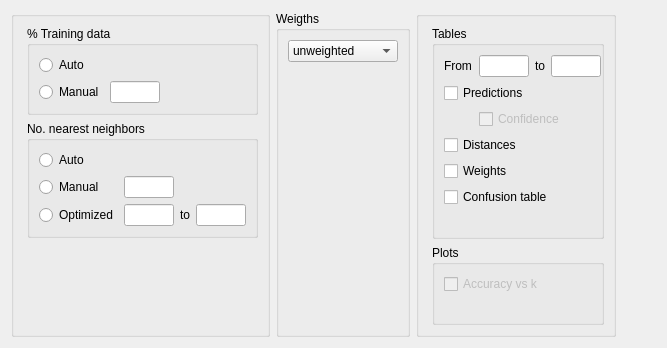
    <widget class="QWidget" name="advancedOptions_2" native="true">
     <layout class="QGridLayout" name="gridLayout_8">
      <item row="0" column="0">
       <widget class="BoundGroupBox" name="bayesFactorType_2">
        <property name="sizePolicy">
         <sizepolicy hsizetype="Fixed" vsizetype="Minimum">
          <horstretch>0</horstretch>
          <verstretch>0</verstretch>
         </sizepolicy>
        </property>
        <property name="title">
         <string/>
        </property>
        <property name="flat">
         <bool>false</bool>
        </property>
        <layout class="QGridLayout" name="gridLayout_16">
         <property name="leftMargin">
          <number>13</number>
         </property>
         <item row="0" column="0">
          <widget class="BoundGroupBox" name="percentageTrainingData">
           <property name="title">
            <string>% Training data</string>
           </property>
           <property name="flat">
            <bool>false</bool>
           </property>
           <layout class="QGridLayout" name="gridLayout_22">
            <item row="1" column="0">
             <widget class="QRadioButton" name="manual_1">
              <property name="sizePolicy">
               <sizepolicy hsizetype="Fixed" vsizetype="Fixed">
                <horstretch>0</horstretch>
                <verstretch>0</verstretch>
               </sizepolicy>
              </property>
              <property name="text">
               <string>Manual</string>
              </property>
             </widget>
            </item>
            <item row="1" column="1">
             <widget class="BoundTextBox" name="trainingDataManual">
              <property name="sizePolicy">
               <sizepolicy hsizetype="Fixed" vsizetype="Preferred">
                <horstretch>0</horstretch>
                <verstretch>0</verstretch>
               </sizepolicy>
              </property>
              <property name="minimumSize">
               <size>
                <width>50</width>
                <height>0</height>
               </size>
              </property>
              <property name="maximumSize">
               <size>
                <width>50</width>
                <height>16777215</height>
               </size>
              </property>
             </widget>
            </item>
            <item row="1" column="2">
             <spacer name="horizontalSpacer_2">
              <property name="orientation">
               <enum>Qt::Horizontal</enum>
              </property>
              <property name="sizeHint" stdset="0">
               <size>
                <width>40</width>
                <height>20</height>
               </size>
              </property>
             </spacer>
            </item>
            <item row="0" column="0">
             <widget class="QRadioButton" name="auto_1">
              <property name="sizePolicy">
               <sizepolicy hsizetype="Fixed" vsizetype="Fixed">
                <horstretch>0</horstretch>
                <verstretch>0</verstretch>
               </sizepolicy>
              </property>
              <property name="text">
               <string>Auto</string>
              </property>
             </widget>
            </item>
           </layout>
          </widget>
         </item>
         <item row="1" column="0">
          <widget class="BoundGroupBox" name="noOfNearestNeighbours">
           <property name="title">
            <string>No. nearest neighbors</string>
           </property>
           <property name="flat">
            <bool>false</bool>
           </property>
           <layout class="QGridLayout" name="gridLayout_17">
            <item row="1" column="0">
             <widget class="QRadioButton" name="manual_2">
              <property name="sizePolicy">
               <sizepolicy hsizetype="Fixed" vsizetype="Fixed">
                <horstretch>0</horstretch>
                <verstretch>0</verstretch>
               </sizepolicy>
              </property>
              <property name="text">
               <string>Manual</string>
              </property>
             </widget>
            </item>
            <item row="0" column="0">
             <widget class="QRadioButton" name="auto_2">
              <property name="sizePolicy">
               <sizepolicy hsizetype="Fixed" vsizetype="Fixed">
                <horstretch>0</horstretch>
                <verstretch>0</verstretch>
               </sizepolicy>
              </property>
              <property name="text">
               <string>Auto</string>
              </property>
             </widget>
            </item>
            <item row="1" column="1">
             <widget class="BoundTextBox" name="nearestNeighboursCount">
              <property name="sizePolicy">
               <sizepolicy hsizetype="Fixed" vsizetype="Preferred">
                <horstretch>0</horstretch>
                <verstretch>0</verstretch>
               </sizepolicy>
              </property>
              <property name="minimumSize">
               <size>
                <width>50</width>
                <height>0</height>
               </size>
              </property>
              <property name="maximumSize">
               <size>
                <width>50</width>
                <height>16777215</height>
               </size>
              </property>
             </widget>
            </item>
            <item row="2" column="2">
             <widget class="QLabel" name="label_to">
              <property name="text">
               <string>to</string>
              </property>
             </widget>
            </item>
            <item row="2" column="0">
             <widget class="QRadioButton" name="optimized_2">
              <property name="sizePolicy">
               <sizepolicy hsizetype="Fixed" vsizetype="Fixed">
                <horstretch>0</horstretch>
                <verstretch>0</verstretch>
               </sizepolicy>
              </property>
              <property name="text">
               <string>Optimized</string>
              </property>
             </widget>
            </item>
            <item row="2" column="1">
             <widget class="BoundTextBox" name="optimizedFrom">
              <property name="sizePolicy">
               <sizepolicy hsizetype="Fixed" vsizetype="Preferred">
                <horstretch>0</horstretch>
                <verstretch>0</verstretch>
               </sizepolicy>
              </property>
              <property name="minimumSize">
               <size>
                <width>50</width>
                <height>0</height>
               </size>
              </property>
              <property name="maximumSize">
               <size>
                <width>50</width>
                <height>16777215</height>
               </size>
              </property>
             </widget>
            </item>
            <item row="2" column="3">
             <widget class="BoundTextBox" name="optimizedTo">
              <property name="sizePolicy">
               <sizepolicy hsizetype="Fixed" vsizetype="Preferred">
                <horstretch>0</horstretch>
                <verstretch>0</verstretch>
               </sizepolicy>
              </property>
              <property name="minimumSize">
               <size>
                <width>50</width>
                <height>0</height>
               </size>
              </property>
              <property name="maximumSize">
               <size>
                <width>50</width>
                <height>16777215</height>
               </size>
              </property>
             </widget>
            </item>
           </layout>
          </widget>
         </item>
         <item row="2" column="0">
          <spacer name="verticalSpacer_6">
           <property name="orientation">
            <enum>Qt::Vertical</enum>
           </property>
           <property name="sizeHint" stdset="0">
            <size>
             <width>20</width>
             <height>40</height>
            </size>
           </property>
          </spacer>
         </item>
        </layout>
       </widget>
      </item>
      <item row="0" column="1">
       <widget class="BoundGroupBox" name="noOfTrees_2">
        <property name="title">
         <string>Weigths</string>
        </property>
        <property name="flat">
         <bool>false</bool>
        </property>
        <layout class="QGridLayout" name="gridLayout_13">
         <item row="0" column="0">
          <widget class="BoundComboBox" name="weights">
           <property name="enabled">
            <bool>true</bool>
           </property>
           <property name="minimumSize">
            <size>
             <width>110</width>
             <height>0</height>
            </size>
           </property>
           <property name="maximumSize">
            <size>
             <width>150</width>
             <height>16777215</height>
            </size>
           </property>
           <item>
            <property name="text">
             <string>unweighted</string>
            </property>
           </item>
           <item>
            <property name="text">
             <string>optimal</string>
            </property>
           </item>
           <item>
            <property name="text">
             <string>triangular</string>
            </property>
           </item>
           <item>
            <property name="text">
             <string>epanechnikov</string>
            </property>
           </item>
           <item>
            <property name="text">
             <string>biweight</string>
            </property>
           </item>
           <item>
            <property name="text">
             <string>triweight</string>
            </property>
           </item>
           <item>
            <property name="text">
             <string>cos</string>
            </property>
           </item>
           <item>
            <property name="text">
             <string>inv</string>
            </property>
           </item>
           <item>
            <property name="text">
             <string>Gaussian</string>
            </property>
           </item>
           <item>
            <property name="text">
             <string>rank</string>
            </property>
           </item>
          </widget>
         </item>
         <item row="1" column="0">
          <spacer name="verticalSpacer_7">
           <property name="orientation">
            <enum>Qt::Vertical</enum>
           </property>
           <property name="sizeHint" stdset="0">
            <size>
             <width>20</width>
             <height>40</height>
            </size>
           </property>
          </spacer>
         </item>
        </layout>
       </widget>
      </item>
      <item row="0" column="3" colspan="2">
       <widget class="BoundGroupBox" name="bayesFactorType_3">
        <property name="sizePolicy">
         <sizepolicy hsizetype="Fixed" vsizetype="Minimum">
          <horstretch>0</horstretch>
          <verstretch>0</verstretch>
         </sizepolicy>
        </property>
        <property name="minimumSize">
         <size>
          <width>200</width>
          <height>0</height>
         </size>
        </property>
        <property name="maximumSize">
         <size>
          <width>100</width>
          <height>16777215</height>
         </size>
        </property>
        <property name="title">
         <string/>
        </property>
        <property name="flat">
         <bool>false</bool>
        </property>
        <layout class="QGridLayout" name="gridLayout_18">
         <property name="leftMargin">
          <number>13</number>
         </property>
         <item row="1" column="0">
          <widget class="GroupBox" name="plots">
           <property name="minimumSize">
            <size>
             <width>0</width>
             <height>80</height>
            </size>
           </property>
           <property name="maximumSize">
            <size>
             <width>300</width>
             <height>80</height>
            </size>
           </property>
           <property name="title">
            <string>Plots</string>
           </property>
           <layout class="QGridLayout" name="gridLayout_10">
            <item row="0" column="0">
             <widget class="BoundCheckBox" name="plotErrorVsK">
              <property name="enabled">
               <bool>false</bool>
              </property>
              <property name="text">
               <string>Accuracy vs k</string>
              </property>
             </widget>
            </item>
            <item row="1" column="0">
             <spacer name="verticalSpacer_10">
              <property name="orientation">
               <enum>Qt::Vertical</enum>
              </property>
              <property name="sizeHint" stdset="0">
               <size>
                <width>20</width>
                <height>40</height>
               </size>
              </property>
             </spacer>
            </item>
           </layout>
          </widget>
         </item>
         <item row="0" column="0">
          <widget class="GroupBox" name="tables">
           <property name="title">
            <string>Tables</string>
           </property>
           <layout class="QGridLayout" name="gridLayout_9">
            <item row="0" column="0">
             <widget class="QLabel" name="label_7">
              <property name="text">
               <string>From</string>
              </property>
             </widget>
            </item>
            <item row="0" column="1" colspan="2">
             <widget class="BoundTextBox" name="predictionsFrom">
              <property name="enabled">
               <bool>true</bool>
              </property>
              <property name="minimumSize">
               <size>
                <width>50</width>
                <height>0</height>
               </size>
              </property>
              <property name="maximumSize">
               <size>
                <width>50</width>
                <height>16777215</height>
               </size>
              </property>
             </widget>
            </item>
            <item row="0" column="3">
             <widget class="QLabel" name="label">
              <property name="text">
               <string>to</string>
              </property>
             </widget>
            </item>
            <item row="0" column="4">
             <widget class="BoundTextBox" name="predictionsTo">
              <property name="enabled">
               <bool>true</bool>
              </property>
              <property name="minimumSize">
               <size>
                <width>50</width>
                <height>0</height>
               </size>
              </property>
              <property name="maximumSize">
               <size>
                <width>50</width>
                <height>16777215</height>
               </size>
              </property>
             </widget>
            </item>
            <item row="0" column="5">
             <spacer name="horizontalSpacer_5">
              <property name="orientation">
               <enum>Qt::Horizontal</enum>
              </property>
              <property name="sizeHint" stdset="0">
               <size>
                <width>40</width>
                <height>20</height>
               </size>
              </property>
             </spacer>
            </item>
            <item row="1" column="0" colspan="3">
             <widget class="BoundCheckBox" name="tablePredictions">
              <property name="sizePolicy">
               <sizepolicy hsizetype="Fixed" vsizetype="Fixed">
                <horstretch>0</horstretch>
                <verstretch>0</verstretch>
               </sizepolicy>
              </property>
              <property name="text">
               <string>Predictions</string>
              </property>
             </widget>
            </item>
            <item row="2" column="1" colspan="4">
             <widget class="BoundCheckBox" name="tablePredictionsConfidence">
              <property name="enabled">
               <bool>false</bool>
              </property>
              <property name="sizePolicy">
               <sizepolicy hsizetype="Fixed" vsizetype="Fixed">
                <horstretch>0</horstretch>
                <verstretch>0</verstretch>
               </sizepolicy>
              </property>
              <property name="layoutDirection">
               <enum>Qt::LeftToRight</enum>
              </property>
              <property name="text">
               <string>Confidence</string>
              </property>
             </widget>
            </item>
            <item row="3" column="0" colspan="3">
             <widget class="BoundCheckBox" name="tableDistances">
              <property name="sizePolicy">
               <sizepolicy hsizetype="Fixed" vsizetype="Fixed">
                <horstretch>0</horstretch>
                <verstretch>0</verstretch>
               </sizepolicy>
              </property>
              <property name="text">
               <string>Distances</string>
              </property>
             </widget>
            </item>
            <item row="4" column="0" colspan="3">
             <widget class="BoundCheckBox" name="tableWeights">
              <property name="sizePolicy">
               <sizepolicy hsizetype="Fixed" vsizetype="Fixed">
                <horstretch>0</horstretch>
                <verstretch>0</verstretch>
               </sizepolicy>
              </property>
              <property name="text">
               <string>Weights</string>
              </property>
             </widget>
            </item>
            <item row="5" column="0" rowspan="2" colspan="5">
             <widget class="BoundCheckBox" name="confusionTable">
              <property name="minimumSize">
               <size>
                <width>100</width>
                <height>0</height>
               </size>
              </property>
              <property name="text">
               <string>Confusion table</string>
              </property>
              <property name="checked">
               <bool>false</bool>
              </property>
             </widget>
            </item>
            <item row="6" column="1">
             <widget class="QWidget" name="widget" native="true">
              <property name="minimumSize">
               <size>
                <width>10</width>
                <height>0</height>
               </size>
              </property>
              <property name="maximumSize">
               <size>
                <width>10</width>
                <height>16777215</height>
               </size>
              </property>
             </widget>
            </item>
            <item row="7" column="2">
             <widget class="QLabel" name="label_17">
              <property name="minimumSize">
               <size>
                <width>10</width>
                <height>0</height>
               </size>
              </property>
              <property name="maximumSize">
               <size>
                <width>10</width>
                <height>16777215</height>
               </size>
              </property>
              <property name="text">
               <string/>
              </property>
             </widget>
            </item>
           </layout>
          </widget>
         </item>
        </layout>
       </widget>
      </item>
      <item row="0" column="5">
       <spacer name="horizontalSpacer_8">
        <property name="orientation">
         <enum>Qt::Horizontal</enum>
        </property>
        <property name="sizeHint" stdset="0">
         <size>
          <width>40</width>
          <height>20</height>
         </size>
        </property>
       </spacer>
      </item>
     </layout>
    </widget>
